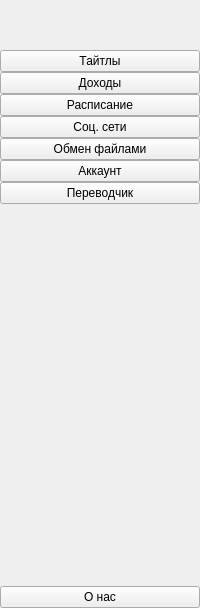
         <widget class="QWidget" name="fullMenu" native="true">
          <layout class="QVBoxLayout" name="verticalLayout_4">
           <property name="spacing">
            <number>0</number>
           </property>
           <property name="leftMargin">
            <number>0</number>
           </property>
           <property name="topMargin">
            <number>0</number>
           </property>
           <property name="rightMargin">
            <number>0</number>
           </property>
           <property name="bottomMargin">
            <number>0</number>
           </property>
           <item>
            <layout class="QHBoxLayout" name="horizontalLayout">
             <property name="spacing">
              <number>6</number>
             </property>
             <item>
              <widget class="QLabel" name="label_2">
               <property name="minimumSize">
                <size>
                 <width>50</width>
                 <height>50</height>
                </size>
               </property>
               <property name="maximumSize">
                <size>
                 <width>50</width>
                 <height>50</height>
                </size>
               </property>
               <property name="text">
                <string/>
               </property>
               <property name="pixmap">
                <pixmap resource="resource.qrc">:/icon/icon/Logo(100x100).png</pixmap>
               </property>
               <property name="scaledContents">
                <bool>true</bool>
               </property>
              </widget>
             </item>
            </layout>
           </item>
           <item>
            <layout class="QVBoxLayout" name="verticalLayout_2">
             <property name="spacing">
              <number>0</number>
             </property>
             <item>
              <widget class="QPushButton" name="titleBtn_2">
               <property name="text">
                <string>Тайтлы</string>
               </property>
               <property name="icon">
                <iconset resource="resource.qrc">
                 <normaloff>:/icon/icon/free-icon-book-9193009.png</normaloff>:/icon/icon/free-icon-book-9193009.png</iconset>
               </property>
               <property name="iconSize">
                <size>
                 <width>20</width>
                 <height>20</height>
                </size>
               </property>
               <property name="checkable">
                <bool>true</bool>
               </property>
               <property name="autoExclusive">
                <bool>true</bool>
               </property>
              </widget>
             </item>
             <item>
              <widget class="QPushButton" name="incomeBtn_2">
               <property name="text">
                <string>Доходы</string>
               </property>
               <property name="icon">
                <iconset resource="resource.qrc">
                 <normaloff>:/icon/icon/free-icon-coin-550650.png</normaloff>:/icon/icon/free-icon-coin-550650.png</iconset>
               </property>
               <property name="iconSize">
                <size>
                 <width>20</width>
                 <height>20</height>
                </size>
               </property>
               <property name="checkable">
                <bool>true</bool>
               </property>
               <property name="autoExclusive">
                <bool>true</bool>
               </property>
              </widget>
             </item>
             <item>
              <widget class="QPushButton" name="scheduleBtn_2">
               <property name="text">
                <string>Расписание</string>
               </property>
               <property name="icon">
                <iconset resource="resource.qrc">
                 <normaloff>:/icon/icon/free-icon-clock-2902894.png</normaloff>:/icon/icon/free-icon-clock-2902894.png</iconset>
               </property>
               <property name="iconSize">
                <size>
                 <width>20</width>
                 <height>20</height>
                </size>
               </property>
               <property name="checkable">
                <bool>true</bool>
               </property>
               <property name="autoExclusive">
                <bool>true</bool>
               </property>
              </widget>
             </item>
             <item>
              <widget class="QPushButton" name="socialNetworksBtn_2">
               <property name="text">
                <string>Соц. сети</string>
               </property>
               <property name="icon">
                <iconset resource="resource.qrc">
                 <normaloff>:/icon/icon/free-icon-social-media-9351311.png</normaloff>:/icon/icon/free-icon-social-media-9351311.png</iconset>
               </property>
               <property name="iconSize">
                <size>
                 <width>20</width>
                 <height>20</height>
                </size>
               </property>
               <property name="checkable">
                <bool>true</bool>
               </property>
               <property name="autoExclusive">
                <bool>true</bool>
               </property>
              </widget>
             </item>
             <item>
              <widget class="QPushButton" name="fileSharingBtn_2">
               <property name="text">
                <string>Обмен файлами</string>
               </property>
               <property name="icon">
                <iconset resource="resource.qrc">
                 <normaloff>:/icon/icon/free-icon-file-sharing-10004135.png</normaloff>:/icon/icon/free-icon-file-sharing-10004135.png</iconset>
               </property>
               <property name="iconSize">
                <size>
                 <width>20</width>
                 <height>20</height>
                </size>
               </property>
               <property name="checkable">
                <bool>true</bool>
               </property>
               <property name="autoExclusive">
                <bool>true</bool>
               </property>
              </widget>
             </item>
             <item>
              <widget class="QPushButton" name="accountBtn_2">
               <property name="text">
                <string>Аккаунт</string>
               </property>
               <property name="icon">
                <iconset resource="resource.qrc">
                 <normaloff>:/icon/icon/person.png</normaloff>:/icon/icon/person.png</iconset>
               </property>
               <property name="iconSize">
                <size>
                 <width>20</width>
                 <height>20</height>
                </size>
               </property>
               <property name="checkable">
                <bool>true</bool>
               </property>
               <property name="autoExclusive">
                <bool>true</bool>
               </property>
              </widget>
             </item>
             <item>
              <widget class="QPushButton" name="translateBtn_2">
               <property name="text">
                <string>Переводчик</string>
               </property>
               <property name="icon">
                <iconset resource="resource.qrc">
                 <normaloff>:/icon/icon/education.png</normaloff>:/icon/icon/education.png</iconset>
               </property>
               <property name="iconSize">
                <size>
                 <width>20</width>
                 <height>20</height>
                </size>
               </property>
               <property name="checkable">
                <bool>true</bool>
               </property>
               <property name="autoExclusive">
                <bool>true</bool>
               </property>
              </widget>
             </item>
            </layout>
           </item>
           <item>
            <spacer name="verticalSpacer_2">
             <property name="orientation">
              <enum>Qt::Vertical</enum>
             </property>
             <property name="sizeHint" stdset="0">
              <size>
               <width>20</width>
               <height>382</height>
              </size>
             </property>
            </spacer>
           </item>
           <item>
            <widget class="QPushButton" name="aboutUs_2">
             <property name="text">
              <string>О нас</string>
             </property>
             <property name="icon">
              <iconset resource="resource.qrc">
               <normaloff>:/icon/icon/info.png</normaloff>:/icon/icon/info.png</iconset>
             </property>
             <property name="iconSize">
              <size>
               <width>20</width>
               <height>20</height>
              </size>
             </property>
             <property name="checkable">
              <bool>true</bool>
             </property>
             <property name="autoExclusive">
              <bool>true</bool>
             </property>
            </widget>
           </item>
          </layout>
         </widget>
